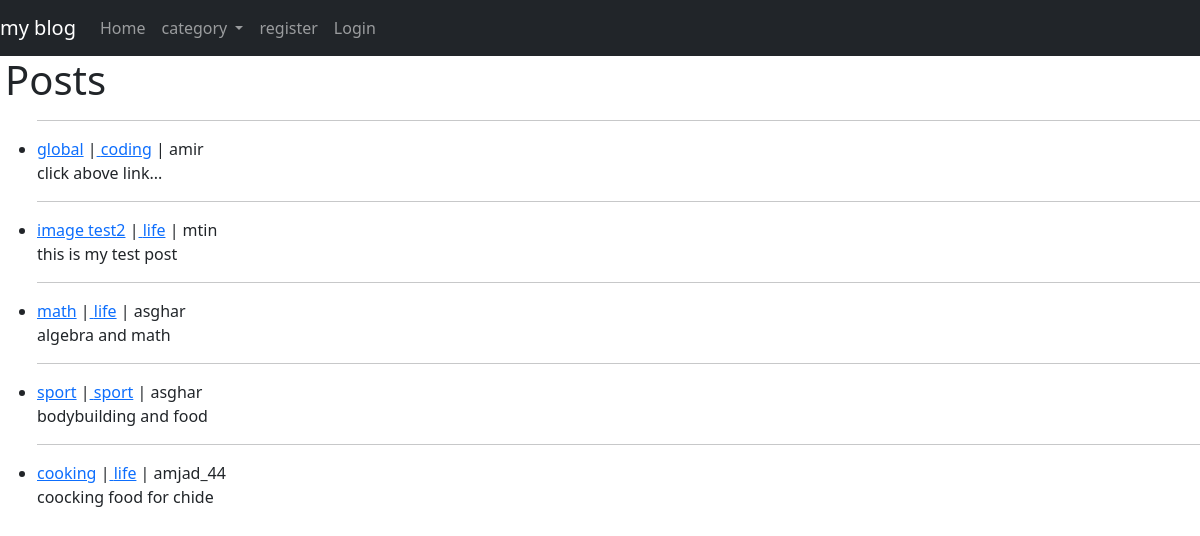
The page / on the database its author committed.
### blog/models.py (models this page shows, shortened)
class post(models.Model):
    title=models.CharField(max_length=100)
    category=models.CharField(max_length=200)
    header_image = models.ImageField(upload_to='image/', blank=True, null=True)
    auth=models.ForeignKey(User, related_name=('post'), on_delete=models.CASCADE)
    body=RichTextField(null=True, blank=True)
    post_date=models.DateField(auto_now_add=True)
    like=models.ManyToManyField(User, related_name='blog_posts')
    snippet=models.CharField(max_length=200 ,default='click above link...')

### blog/views.py (the view)
# urls.py: path('', HomeView.as_view(),name='home'),
class HomeView(ListView):
    model = post
    template_name='home.html'
    ordering =['-post_date']
    def get_context_data(self, *args, **kwargs):
        cat_menu=Category.objects.all()
        context=super(HomeView,self).get_context_data(*args, **kwargs)
        context['cat_menu']=cat_menu
        return context

### blog/models.py (called while the page is built)
    def __str__(self):
        return self.name

### blog/templates/home.html (shortened to what this page needs)
{% extends 'base.html' %}
{% block content %}
<h1>Posts</h1>
<ul>
    {% for post in object_list  %}
    <hr>
    <li><a href="{% url "detail-post" post.pk %}">{{ post.title }}</a> |<a href="{% url 'category_list' post.category %}"> {{ post.category }}</a> | {{post.auth}}
        <br>
        {{post.snippet}}
    </li>
    {% endfor %}
</ul>
{% endblock  %}

### rows shown on the page
post: title "global", category "coding", auth "amir", snippet "click above link..."
post: title "image test2", category "life", auth "mtin", snippet "this is my test post"
post: title "math", category "life", auth "asghar", snippet "algebra and math"
post: title "sport", category "sport", auth "asghar", snippet "bodybuilding and food"
post: title "cooking", category "life", auth "amjad_44", snippet "coocking food for chide"
